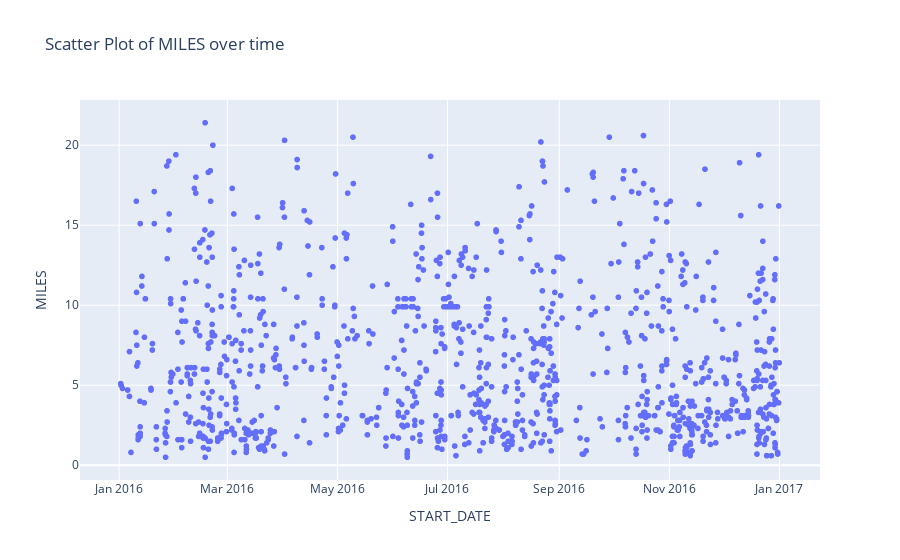

The notebook cell saved with this chart:
### Code cell
fig_scatter_date = px.scatter(df_cleaned, x='START_DATE', y='MILES', title='Scatter Plot of MILES over time')
fig_scatter_date.show()

### Figure 1 — Plotly figure (JSON) as saved in the notebook; plotly's stock layout.template omitted (floating-point values rounded to 4 significant figures; data arrays with more than 128 entries replaced by an {"elided": "..."} marker saying what was removed)
{"data": [{"hovertemplate": "START_DATE=%{x}<br>MILES=%{y}<extra></extra>", "legendgroup": "", "marker": {"color": "#636efa", "symbol": "circle"}, "mode": "markers", "name": "", "showlegend": false, "type": "scattergl", "x": {"elided": "1077 str values"}, "xaxis": "x", "y": {"elided": "1077 float values"}, "yaxis": "y"}], "layout": {"legend": {"tracegroupgap": 0}, "title": {"text": "Scatter Plot of MILES over time"}, "xaxis": {"anchor": "y", "domain": [0, 1], "title": {"text": "START_DATE"}}, "yaxis": {"anchor": "x", "domain": [0, 1], "title": {"text": "MILES"}}}}
